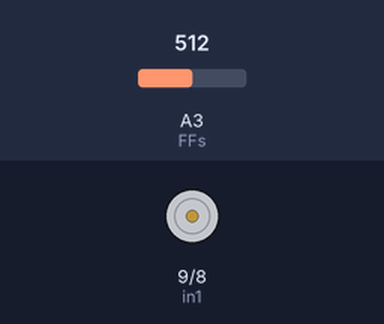
Simulated run of this sketch. Board: Arduino Uno, built with avr-gcc and run on an emulated ATmega328P. On the bench: motor-driver pin pairs drawn as motors (green arrow = first pin HIGH = forward, orange = second pin HIGH = backward, longer = more drive, scaled by the enable pin). The test bench sets the inputs (shaded band); at power-on: A3 (FFs) = 512.

Above: at 1.2 s.
1.3 s: A3 (FFs) set to 5
2.8 s: A3 (FFs) set to 2
At 3.2 s:
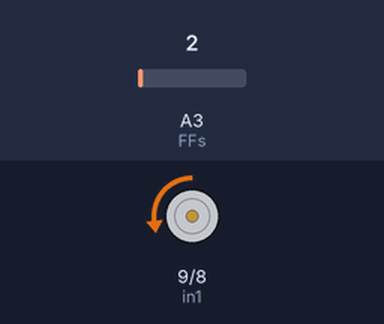
4.3 s: A3 (FFs) set to 110
At 5.2 s:
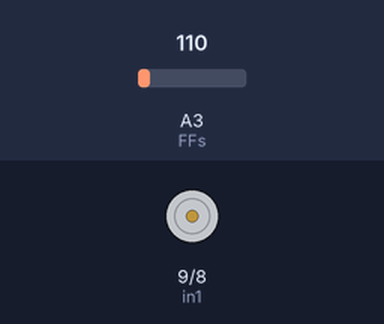
5.8 s: A3 (FFs) set to 0
At 6.7 s:
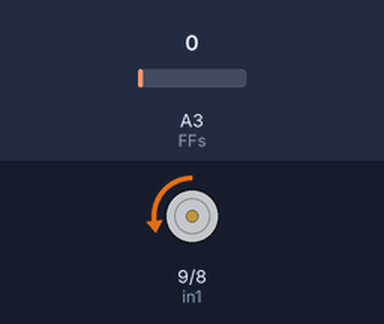
7.3 s: A3 (FFs) set to 122
At 8.7 s:
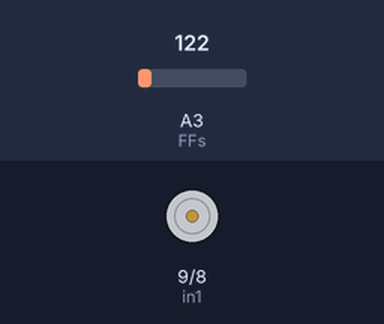
Timing chart, 0 to 9.8 s (numbered marks = the images above; inputs shaded):
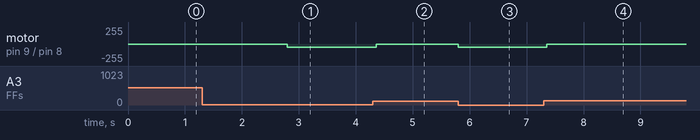

The sketch:

to_see_power.ino
```cpp
#include "pid.h"
#include "MegunoLink.h"
int enA = 10;
int in1 = 9;
int in2 = 8;
float cf = 10;
int FFs = A3;
int FFsdata = 0;
float vout;
float Svout;
float Goal;
bool flag = 1;

PID motorspeed(15, 0, 0);

void setup() {
  // put your setup code here, to run once:
  Serial.begin(115200);
  pinMode(FFs, INPUT);
  pinMode(enA, OUTPUT);
  pinMode(in1, OUTPUT);
  pinMode(in2, OUTPUT);

}

void loop() {

  closeG();
//  Goal = 0.5;
//  delay(5000);
//
//  float Pspeed = 100;
//  while (flag) {
//
//
//    digitalWrite(in1, HIGH);
//    digitalWrite(in2, LOW);
//    analogWrite(enA, Pspeed);
//    TimePlot ffoutput("ffoutput"), goal("goal"), PWM("PWM");
//
//    Svout = 0;
//    for (int i = 0; i < 30; i++) {
//      FFsdata = analogRead(FFs);
//      vout = (FFsdata * 3.3) / 1023.0;
//      vout = vout * cf;
//      Svout = Svout + vout ;
//      delay(10);
//    }
//    vout = (Svout / 30);
//
//
//
//    if (abs(Goal - vout) < 0.01) {
//      ffoutput.SendData("flexiforce output", vout);
//      goal.SendData("goal", Goal);
//      PWM.SendData("pwm speed", Pspeed);
//      flag = 0;
//      //      Svout = 0;
//      //      for (int i = 0; i < 10; i++) {
//      //        FFsdata = analogRead(FFs);
//      //        vout = (FFsdata * 3.3) / 1023.0;
//      //        vout = vout * cf;
//      //        Svout = Svout + vout ;
//      //        delay(10);
//      //      }
//      //      vout = (Svout / 10);
//      //
//      //      ffoutput.SendData("flexiforce output", vout);
//      //      goal.SendData("goal", Goal);
//      //      PWM.SendData("pwm speed", Pspeed);
//      digitalWrite(in1, LOW);
//      digitalWrite(in2, LOW);
//      analogWrite(enA, 0);
//      delay(1000);
//      openG();
//    }
//    else {
//      float output = motorspeed.update(Goal, vout);
//      Pspeed = Pspeed + output;
//      if (Pspeed > 254) {
//        Pspeed = 254;
//      }
//      digitalWrite(in1, HIGH);
//      digitalWrite(in2, LOW);
//      analogWrite(enA, Pspeed);
//      delay(100);
//      Svout = 0;
//      for (int i = 0; i < 30; i++) {
//        FFsdata = analogRead(FFs);
//        vout = (FFsdata * 3.3) / 1023.0;
//        vout = vout * cf;
//        Svout = Svout + vout ;
//        delay(10);
//      }
//      vout = (Svout / 30);
//
//      ffoutput.SendData("flexiforce output", vout);
//      goal.SendData("goal", Goal);
//      PWM.SendData("pwm speed", Pspeed);
//      //delay(10);
//
//    }
//
//
//
//  }
//
//  //openG();
//  while (1) {
//    Serial.print("goal matched");
//  }
}

void closeG()
{
  FFsdata = analogRead(FFs);
  vout = (FFsdata * 3.3) / 1023.0;
  vout = vout * cf ;

  while (vout < 0.1) {
    FFsdata = analogRead(FFs);
    vout = (FFsdata * 3.3) / 1023.0;
    vout = vout * cf ;
    digitalWrite(in1, LOW);
    digitalWrite(in2, HIGH);
    analogWrite(enA, 50);
    delay(50);
  }
  digitalWrite(in1, LOW);
  digitalWrite(in2, LOW);

}
void openG()
{

  digitalWrite(in1, LOW);
  digitalWrite(in2, HIGH);
  analogWrite(enA, 50);
  delay(300);

  digitalWrite(in1, LOW);
  digitalWrite(in2, LOW);
}
```

pid.h
```cpp
#ifndef _PID_h
#define _PID_h
#include <stdint.h>

/*Here, the definition of the PID class begins. This is indicated by the keyword: "class"
  This is a general description of the data and functions that the class contains.
  To use a class, we must make a specific instance of the class by declaring it into the same way we declare a variable.
  For example, to create a version of the PID class, in our main file we might write:

  PID LeftWheelPID;
  PID RightWheelPID;

  This will create two instances of the PID class; one for the left wheel and one for the right wheel.
  Each class will have a full copy of all the variables and functions defined for that particular class.
*/

class PID
{
    /* Public functions and variables are defined here. A public function / variable can be accessed from outside
       the class.
       For example, once we have made an instance of the PID class, we can call the update function by writing:

       LeftWheelPID.update();

       Note that this will only update the LeftWheelPID - RightWheelPID will not be updated unless we also call
       RightWheelPID.update()
    */
  public:

    PID(float P, float D, float I); // This is the class constructor. It is called whenever we create an instance of the PID class
    void setGains(float P, float D, float I); // This function updates the values of the gains
    void reset(); //This function resets any stored values used by the integral or derative terms
    float update(float demand, float measurement); //This function calculates the PID control signal. It should be called in a loop
    void print_components(); //This function prints the individual components of the control signal and can be used for debugging
    void setMax(float  newMax); //This function sets the maximum output the controller can ask for
    void setDebug(bool state); //This function sets the debug flag;
    void print_response(); // This function prints the ratio of input to output in a way that is nicely interpreted by the Serial plotter
    void set_show_response(bool state); //This functions set the show_response flag

    /* Private functions and variables are defined here. These functions / variables cannot be accessed from outside the class.
       For example, if we try to set the value of Kp in the file "Romi.h", we will get an error (Try it out!)
    */
  private:

    //Control gains
    float Kp; //Proportional
    float Ki; //Integral
    float Kd; //Derivative

    //We can use this to limit the output to a certain value
    float max_output = 100;

    //Output components
    //These are used for debugging purposes
    float Kp_output = 0;
    float Ki_output = 0;
    float Kd_output = 0;
    float total = 0;

    //Values to store
    float last_demand = 0; //For storing the previous input
    float last_measurement = 0; //For storing the last measurement
    float last_error = 0; //For calculating the derivative term
    float integral_error = 0; //For storing the integral of the error
    long last_millis = 0;
    bool debug = false; //This flag controls whether we print the contributions of each component when update is called
    bool show_response = false; // This flag controls whether we print the response of the controller on each update

};

/*
   Class constructor
   This runs whenever we create an instance of the class
*/
PID::PID(float P, float D, float I)
{
  //Store the gains
  setGains(P, D, I);
  //Set last_millis
  last_millis = millis();
}

/*
   This function prints the individual contributions to the total contol signal
   You can call this yourself for debugging purposes, or set the debug flag to true to have it called
   whenever the update function is called.
*/
void PID::print_components()
{
  Serial.print(" Proportional component: ");
  Serial.print(Kp_output);
  Serial.print(" Differential component: ");
  Serial.print(Kd_output);
  Serial.print(" Integral component: ");
  Serial.print(Ki_output);
  Serial.print(" Total: ");
  Serial.println(total);
}

/*
   This function sets the gains of the PID controller
*/
void PID::setGains(float P, float D, float I)
{
  Kp = P;
  Kd = D;
  Ki = I;
}

/*
   This is the update function.
   This function should be called repeatedly.
   It takes a measurement of a particular variable (ex. Position, speed, heading) and a desired value for that quantity as input
   It returns an output; this can be sent directly to the motors,
   combined with other control outputs
   or sent as input to another controller
*/
float PID::update(float demand, float measurement)
{
  //Calculate how much time (in milliseconds) has passed since the last update call
  long time_now = millis();
  int time_delta = time_now - last_millis;
  last_millis = time_now;

  /*
     ================================
     Your implementation of a PID controller should go here
     ================================
  */

  //This represents the error term
  float error = demand - measurement;
  //This represents the error derivative
  float error_delta = (error - last_error) / time_delta;

  //Update storage
  last_demand = demand;
  last_measurement = measurement;
  integral_error += (error * time_delta);

  /*
     ===========================
     Code below this point should not need to be changed
  */

  //Calculate components
  Kp_output = Kp * error;
  Kd_output = Kd * error_delta;
  Ki_output = Ki * integral_error;

  //Add the three components to get the total output
  total = Kp_output + Kd_output; // changed
  //Make sure we don't exceed the maximum output
  if (total > max_output)
  {
    total = max_output;
  }

  if (total < -max_output)
  {
    total = -max_output;
  }

  //Print debugging information if required
  if (debug)
  {
    Serial.print("Error: ");
    Serial.print(error);
    Serial.print(" Error Delta:");
    Serial.print(error_delta);
    Serial.print(" Error Integral:");
    Serial.print(integral_error);
    print_components();
  }

  //Print response if required
  if (show_response)
  {
    print_response();
  }

  return total;
}

void PID::setMax(float newMax)
{
  if (newMax > 0)
  {
    max_output = newMax;
  }
  else
  {
    Serial.println("Max output must be positive");
  }
}

void PID::setDebug(bool state)
{
  debug = state;
}

void PID::reset()
{

  last_error = 0;
  integral_error = 0;
  last_millis = millis();

}

//This function prints measurement / demand - Good for visualiser the response on the Serial plotter
void PID::print_response()
{
  float response = last_measurement / last_demand;
  Serial.println(response);
}

void PID::set_show_response(bool state)
{
  show_response = state;
}


#endif
```

Measured:
- the behaviour switches between 4 and 3 on A3 (FFs) (found by bisection; images 0 and 1)
- after the input at 1.3 s, every drawn part: stays the same
- after the input at 2.8 s, motor on pin 9 (in1) / pin 8 (in2): stopped → backward 50/255 at once
- after the input at 4.3 s, motor on pin 9 (in1) / pin 8 (in2): backward 50/255 → stopped after 0.06 s
- after the input at 5.8 s, motor on pin 9 (in1) / pin 8 (in2): stopped → backward 50/255 at once
- after the input at 7.3 s, motor on pin 9 (in1) / pin 8 (in2): backward 50/255 → stopped after 0.06 s
